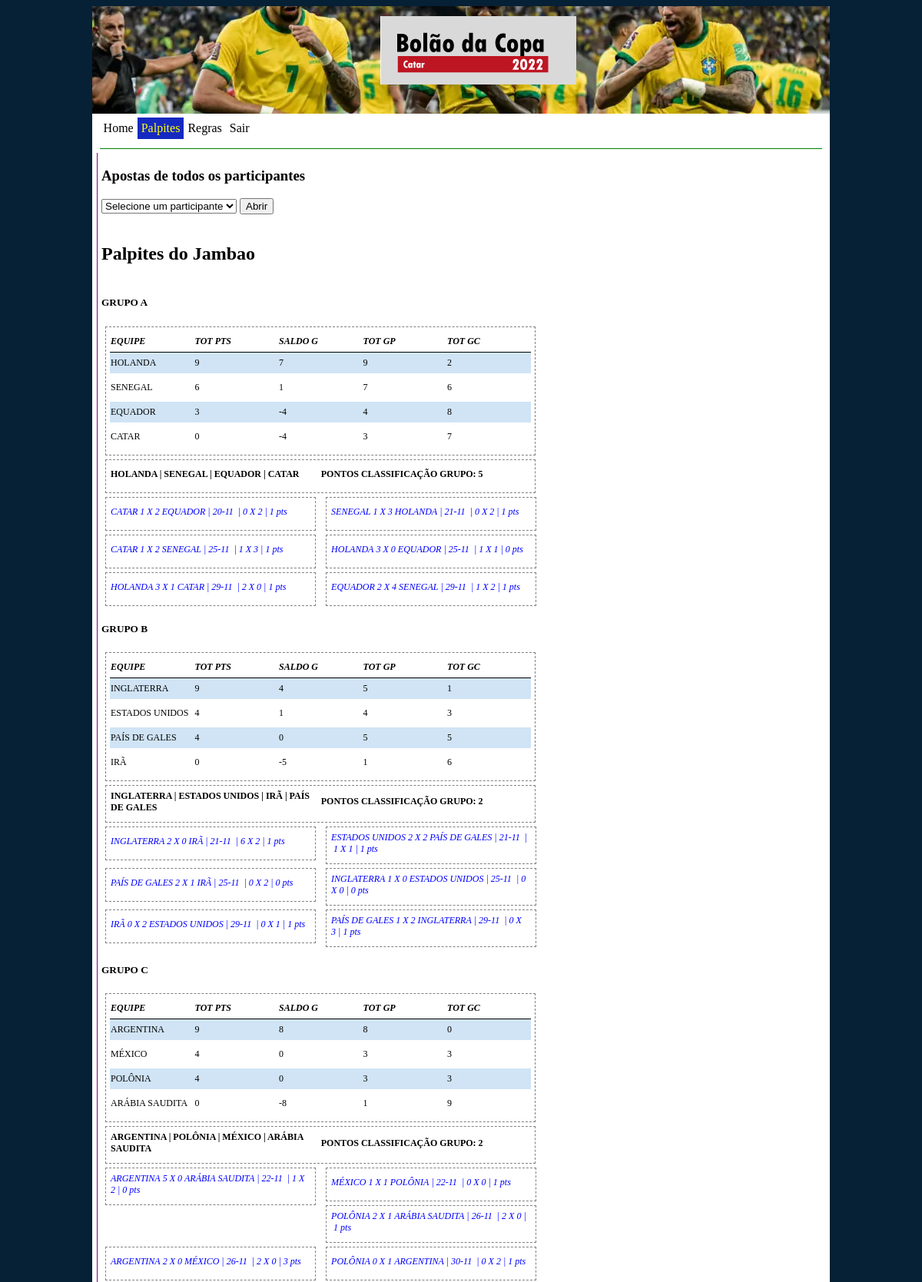
The app's page /kb_copa_mundo/codebase-copa-anterior/codebase-antigo-thin/codebase-antigo/all-bets.php (signed in, upper part) with its own data.
### tables this page shows
CREATE TABLE IF NOT EXISTS `bets` (
  `USERID` int(11) DEFAULT NULL,
  `GAME_ID` int(11) DEFAULT NULL,
  `SCORE_A` int(11) DEFAULT NULL,
  `SCORE_B` int(11) DEFAULT NULL,
  `BET_POINTS` int(11) DEFAULT NULL,
  KEY `Index 1` (`USERID`)
);

CREATE TABLE IF NOT EXISTS `users` (
  `USERID` int(11) NOT NULL AUTO_INCREMENT,
  `USERNAME` varchar(255) NOT NULL,
  `USEREMAIL` varchar(255) NOT NULL,
  `USERNICKNAME` varchar(100) NOT NULL,
  `USERPASSWORD` varchar(20) NOT NULL,
  `USERLOCATION` varchar(255) NOT NULL,
  `CHAMPION` varchar(255) NOT NULL,
  `SEMIFINALIST_1` varchar(255) NOT NULL,
  `SEMIFINALIST_2` varchar(255) NOT NULL,
  `SEMIFINALIST_3` varchar(255) NOT NULL,
  `STRIKER` varchar(255) NOT NULL,
  `STRIKER_GOALS` int(11) NOT NULL,
  PRIMARY KEY (`USERID`)
);

CREATE TABLE IF NOT EXISTS `master` (
  `GAME_ID` int(11) DEFAULT NULL,
  `PHASE_ID` char(2) DEFAULT NULL,
  `TEAM_A` char(50) DEFAULT NULL,
  `TEAM_B` char(50) DEFAULT NULL,
  `SCORE_A` int(11) DEFAULT NULL,
  `SCORE_B` int(11) DEFAULT NULL,
  `GAME_DATE` date DEFAULT NULL,
  `GAME_STATUS` int(11) DEFAULT NULL
);

### kb_copa_mundo/codebase-copa-anterior/codebase-antigo-thin/codebase-antigo/action/selected-showbets.php (the view, shortened to what this page needs)
<?php
$dbservername = "localhost";
$dbusername = "root";
$dbpassword = "";
$dbname = "cup2018";
if ( isset ($_POST["cboUser"]) ){
	$selecteduser = $_POST["cboUser"];
} else{
	$selecteduser = $_SESSION["userid"];
}
$conn = new mysqli($dbservername, $dbusername, $dbpassword, $dbname);
$sql = "SELECT USERS.USERID, USERS.USERNICKNAME, USERS.USERLOCATION, USERS.CHAMPION, USERS.SEMIFINALIST_1, USERS.SEMIFINALIST_2,
USERS.SEMIFINALIST_3, USERS.STRIKER, USERS.STRIKER_GOALS, BETS.GAME_ID, BETS.SCORE_A, BETS.SCORE_B, BETS.BET_POINTS,
MASTER.PHASE_ID, MASTER.TEAM_A, MASTER.TEAM_B, MASTER.SCORE_A AS MASTER_SCORE_A, MASTER.SCORE_B AS MASTER_SCORE_B,
MASTER.GAME_DATE, MASTER.GAME_STATUS FROM USERS, BETS, MASTER WHERE USERS.USERID = BETS.USERID AND USERS.USERID=". $selecteduser ." AND BETS.GAME_ID = MASTER.GAME_ID AND MASTER.GAME_ID <= 64 ORDER BY MASTER.PHASE_ID, MASTER.GAME_ID";
$result = $conn->query($sql);
$x=0;
$grupo=null;
if ($result->num_rows > 0) {
	 while($row = $result->fetch_array(MYSQLI_ASSOC)){
			if ($x==0){
				echo "<h2>Palpites do ". $row["USERNICKNAME"] . "</h2>";
				$x=1;
			}
			if ($row["PHASE_ID"] != $grupo){
				$grupo =  $row["PHASE_ID"];
				$selectedid = $selecteduser;
				$selectedgroup = $row["PHASE_ID"];
				echo "<div id='layout-home-content-70'>";
					if ($selectedgroup == "I") {
						echo "<h5> OITAVAS DE FINAL</h5>";
					} elseif ($selectedgroup == "J") {
						echo "<h5> QUARTAS DE FINAL</h5>";
					} elseif ($selectedgroup == "K") {
						echo "<h5> SEMIFINAIS</h5>";
					} elseif ($selectedgroup == "L") {
						echo "<h5> FINAIS</h5>";
					}else {
						echo "<h5> GRUPO ". $row["PHASE_ID"] . "</h5>";
						include "./action/showgrouporder.php";
						include "./action/showgrouppoints.php";
					}
				echo "</div>";
			}
				echo "<div id='layout-home-content-48'>";
				echo "<table>";
				echo "<tr>";
				if ($row["GAME_STATUS"] == 0){
					echo "<td>";
				} else {
					echo "<td class='o-game-done'>";
				}
				echo utf8_encode($row["TEAM_A"]);
				if ($selectedgroup == "M") {
					echo utf8_encode("?");
					echo " X ";
					echo utf8_encode("?");
				} else {
					if ($selectedgroup == "XX") { echo " X "; } else {
					echo utf8_encode($row["SCORE_A"]);
					echo " X ";
					echo utf8_encode($row["SCORE_B"]);}
				}
				echo utf8_encode($row["TEAM_B"]);
				echo "|";
				$formateddate = new DateTime($row["GAME_DATE"]);
				echo $formateddate->format('d-m ') ;
				echo "|";
				if ($row["GAME_STATUS"] == 0){
					echo "N/R";
				}else{
					echo utf8_encode($row["MASTER_SCORE_A"]) . " X ". utf8_encode($row["MASTER_SCORE_B"]);
				}
				echo "|";
				if ($row["BET_POINTS"] == null){
					echo "";
				}else{
					echo utf8_encode($row["BET_POINTS"]) . " pts";
				}
				echo "</td>";
				echo "</tr>";
				echo "</table>";
				echo "</div>";
	 }
 }
else{
	echo "no bets to be displayed :(";
}
?>

### kb_copa_mundo/codebase-copa-anterior/codebase-antigo-thin/codebase-antigo/action/showgrouporder.php (shortened to what this page needs)
<?php
$dbservername = "localhost";
$dbusername = "root";
$dbpassword = "";
$dbname = "cup2018";
$conn2 = new mysqli($dbservername, $dbusername, $dbpassword, $dbname);
	$sql = "SELECT EQUIPE, SUM(PTS) AS TOT_PTS, SUM(GP) - SUM(GC) TOT_DIF, SUM(GP) AS TOT_GP, SUM(GC) AS TOT_GC FROM (SELECT TEAM_A AS EQUIPE, IF(BETS.SCORE_A>BETS.SCORE_B, 3, IF(BETS.SCORE_A<BETS.SCORE_B, 0, 1)) AS PTS, BETS.SCORE_A AS GP, BETS.SCORE_B AS GC FROM BETS, MASTER WHERE BETS.GAME_ID =  MASTER.GAME_ID AND BETS.USERID=" . $selectedid . " AND MASTER.PHASE_ID = '". $selectedgroup. "' UNION ALL SELECT TEAM_B AS EQUIPE, IF(BETS.SCORE_B>BETS.SCORE_A, 3, IF(BETS.SCORE_B<BETS.SCORE_A, 0, 1)) AS PTS, BETS.SCORE_B AS GP, BETS.SCORE_A AS GC
FROM BETS, MASTER WHERE BETS.GAME_ID =  MASTER.GAME_ID AND BETS.USERID=" . $selectedid . " AND MASTER.PHASE_ID = '". $selectedgroup."') AS DADO GROUP BY DADO.EQUIPE ORDER BY 2 DESC, 3 DESC, 4 DESC, 1";
	echo "<table>";
	echo "<tr>";
		echo "<th>EQUIPE</th>";
		echo "<th>TOT PTS</th>";
		echo "<th>SALDO G</th>";
		echo "<th>TOT GP</th>";
		echo "<th>TOT GC</th>";
	echo "</tr>";
$result2 = $conn2->query($sql);
if ($result2->num_rows > 0) {
	 while($row2 = $result2->fetch_array(MYSQLI_ASSOC)){
			echo "<tr>";
				echo "<td class='o-col-44px'>". utf8_encode($row2["EQUIPE"]). "</td>";
				echo "<td class='o-col-44px'>". utf8_encode($row2["TOT_PTS"]). "</td>";
				echo "<td class='o-col-44px'>". utf8_encode($row2["TOT_DIF"]). "</td>";
				echo "<td class='o-col-44px'>". utf8_encode($row2["TOT_GP"]). "</td>";
				echo "<td class='o-col-44px'>". utf8_encode($row2["TOT_GC"]). "</td>";
			echo "</tr>";
	 }
 }
 else {
 	echo "nothing...";
 }
 echo "</table>";
?>

### kb_copa_mundo/codebase-copa-anterior/codebase-antigo-thin/codebase-antigo/action/showgrouppoints.php (shortened to what this page needs)
<?php
$dbservername = "localhost";
$dbusername = "root";
$dbpassword = "";
$dbname = "cup2018";
$conn2 = new mysqli($dbservername, $dbusername, $dbpassword, $dbname);
if ($selectedgroup=="A") {
	$mygroupid = 70;
	$grouporder = "HOLANDA | SENEGAL | EQUADOR | CATAR";
}
 elseif ($selectedgroup=="B"){
	$mygroupid = 71;
	$grouporder = "INGLATERRA | ESTADOS UNIDOS | IRÃ | PAÍS DE GALES";
}
 elseif ($selectedgroup=="C"){
	$mygroupid = 72;
	$grouporder = "ARGENTINA | POLÔNIA | MÉXICO | ARÁBIA SAUDITA";
}
 elseif ($selectedgroup=="D"){
	$mygroupid = 73;
	$grouporder = "FRANÇA | AUSTRALIA | TUNÍSIA | DINAMARCA";
}
 elseif ($selectedgroup=="E"){
	$mygroupid = 74;
	$grouporder = "JAPÃO | ESPANHA | ALEMANHA | COSTA RICA";
}
 elseif ($selectedgroup=="F"){
	$mygroupid = 75;
	$grouporder = "MARROCOS | CROÁCIA | BÉLGICA | CANADÁ";
}
 elseif ($selectedgroup=="G"){
	$mygroupid = 76;
	$grouporder = "BRASIL | SUÍÇA | CAMARÕES | SÉRVIA";
}
 elseif ($selectedgroup=="H"){
	$mygroupid = 77;
	$grouporder = "PORTUGAL | CORÉIA DO SUL | URUGUAI | GANA";
}
	$sql = "SELECT BET_POINTS FROM BETS WHERE BETS.USERID=" . $selectedid . " AND BETS.GAME_ID = ". $mygroupid;
	echo "<table>";
$result2 = $conn2->query($sql);
if ($result2->num_rows > 0) {
	 while($row2 = $result2->fetch_array(MYSQLI_ASSOC)){
			echo "<tr>";
				echo "<td class='o-col-44px'><strong>". $grouporder. "</strong></td>";
				echo "<td class='o-col-44px'><strong> PONTOS CLASSIFICAÇÃO GRUPO: ". utf8_encode($row2["BET_POINTS"]). "</strong></td>";
			echo "</tr>";
	 }
 }
 else {
 }
 echo "</table>";
?>

### kb_copa_mundo/codebase-copa-anterior/codebase-antigo-thin/codebase-antigo/css/global.css (style rules this page uses)
.o-col-44px { width: 30px; }
table { border-style: dashed; table-layout: fixed; border-width: 1px; border-spacing: 0; margin-top: 5px; margin-left: 5px; width: 96%; padding: 5px 5px 5px 5px; font-size: 12px; }
tr:nth-child(even) { background-color: #D0E4F5; }
tr:nth-child(odd) { background-color: white; }
th { border-style: solid; border-width: 1px; border-color: black; border-left: none; border-right: none; border-top: none; height: 25px; text-align: left; font-style: italic; font-weight: bold; }
td { border-style: solid; border-width: 5px; border-color: white; border-left: none; border-right: none; border-top: none; height: 25px; }
#layout-home-content-48 { border-style: solid; border-top: none; border-left: none; border-right: none; border-bottom: none; border-width: 1px; border-color: purple; width: 45%; margin-right: 2px; float: left; }
#layout-home-content-70 { border-style: solid; border-top: none; border-left: none; border-bottom: none; border-right: none; border-width: 1px; border-color: purple; width: 92%; margin-right: 2px; float: left; }
.o-game-done { font-size: 12px; color: blue; font-style: italic; }

### records on screen
bets: USERID.USERNICKNAME "Jambao", GAME_ID.PHASE_ID "A", EQUIPE "HOLANDA", TOT_PTS "9", TOT_DIF "7", TOT_GP "9", TOT_GC "2", EQUIPE "SENEGAL", TOT_PTS "6", TOT_DIF "1", TOT_GP "7", TOT_GC "6", EQUIPE "EQUADOR", TOT_PTS "3", TOT_DIF "-4", TOT_GP "4", TOT_GC "8", EQUIPE "CATAR", TOT_PTS "0", TOT_GP "3", TOT_GC "7", GAME_ID.TEAM_A "CATAR", SCORE_A "1", SCORE_B "2", GAME_ID.TEAM_B "EQUADOR", GAME_ID.GAME_DATE "20-11", GAME_ID.SCORE_A "0", GAME_ID.SCORE_B "2", BET_POINTS "1"
bets: BET_POINTS "5"
master: PHASE_ID "HOLANDA | SENEGAL | EQUADOR | CATAR"
bets: GAME_ID.TEAM_A "SENEGAL", SCORE_A "1", SCORE_B "3", GAME_ID.TEAM_B "HOLANDA", GAME_ID.GAME_DATE "21-11", GAME_ID.SCORE_A "0", GAME_ID.SCORE_B "2", BET_POINTS "1"
bets: GAME_ID.TEAM_A "CATAR", SCORE_A "1", SCORE_B "2", GAME_ID.TEAM_B "SENEGAL", GAME_ID.GAME_DATE "25-11", GAME_ID.SCORE_A "1", GAME_ID.SCORE_B "3", BET_POINTS "1"
bets: GAME_ID.TEAM_A "HOLANDA", SCORE_A "3", SCORE_B "0", GAME_ID.TEAM_B "EQUADOR", GAME_ID.GAME_DATE "25-11", GAME_ID.SCORE_A "1", GAME_ID.SCORE_B "1", BET_POINTS "0"
bets: GAME_ID.TEAM_A "HOLANDA", SCORE_A "3", SCORE_B "1", GAME_ID.TEAM_B "CATAR", GAME_ID.GAME_DATE "29-11", GAME_ID.SCORE_A "2", GAME_ID.SCORE_B "0", BET_POINTS "1"
bets: GAME_ID.TEAM_A "EQUADOR", SCORE_A "2", SCORE_B "4", GAME_ID.TEAM_B "SENEGAL", GAME_ID.GAME_DATE "29-11", GAME_ID.SCORE_A "1", GAME_ID.SCORE_B "2", BET_POINTS "1"
bets: GAME_ID.PHASE_ID "B", EQUIPE "INGLATERRA", TOT_PTS "9", TOT_DIF "4", TOT_GP "5", TOT_GC "1", EQUIPE "ESTADOS UNIDOS", TOT_PTS "4", TOT_DIF "1", TOT_GP "4", TOT_GC "3", EQUIPE "PAÍS DE GALES", TOT_DIF "0", TOT_GC "5", EQUIPE "IRÃ", TOT_PTS "0", TOT_DIF "-5", TOT_GP "1", TOT_GC "6", GAME_ID.TEAM_A "INGLATERRA", SCORE_A "2", SCORE_B "0", GAME_ID.TEAM_B "IRÃ", GAME_ID.GAME_DATE "21-11", GAME_ID.SCORE_A "6", GAME_ID.SCORE_B "2", BET_POINTS "1"
bets: BET_POINTS "2"
master: PHASE_ID "INGLATERRA | ESTADOS UNIDOS | IRÃ | PAÍS DE GALES"
bets: GAME_ID.TEAM_A "ESTADOS UNIDOS", SCORE_A "2", SCORE_B "2", GAME_ID.TEAM_B "PAÍS DE GALES", GAME_ID.GAME_DATE "21-11", GAME_ID.SCORE_A "1", GAME_ID.SCORE_B "1", BET_POINTS "1"
bets: GAME_ID.TEAM_A "PAÍS DE GALES", SCORE_A "2", SCORE_B "1", GAME_ID.TEAM_B "IRÃ", GAME_ID.GAME_DATE "25-11", GAME_ID.SCORE_A "0", GAME_ID.SCORE_B "2", BET_POINTS "0"
bets: GAME_ID.TEAM_A "INGLATERRA", SCORE_A "1", SCORE_B "0", GAME_ID.TEAM_B "ESTADOS UNIDOS", GAME_ID.GAME_DATE "25-11", GAME_ID.SCORE_A "0", GAME_ID.SCORE_B "0", BET_POINTS "0"
bets: GAME_ID.TEAM_A "IRÃ", SCORE_A "0", SCORE_B "2", GAME_ID.TEAM_B "ESTADOS UNIDOS", GAME_ID.GAME_DATE "29-11", GAME_ID.SCORE_A "0", GAME_ID.SCORE_B "1", BET_POINTS "1"
bets: GAME_ID.TEAM_A "PAÍS DE GALES", SCORE_A "1", SCORE_B "2", GAME_ID.TEAM_B "INGLATERRA", GAME_ID.GAME_DATE "29-11", GAME_ID.SCORE_A "0", GAME_ID.SCORE_B "3", BET_POINTS "1"
bets: GAME_ID.PHASE_ID "C", EQUIPE "ARGENTINA", TOT_PTS "9", TOT_DIF "8", TOT_GP "8", TOT_GC "0", EQUIPE "MÉXICO", TOT_PTS "4", TOT_DIF "0", TOT_GP "3", TOT_GC "3", EQUIPE "POLÔNIA", EQUIPE "ARÁBIA SAUDITA", TOT_PTS "0", TOT_DIF "-8", TOT_GP "1", TOT_GC "9", GAME_ID.TEAM_A "ARGENTINA", SCORE_A "5", SCORE_B "0", GAME_ID.TEAM_B "ARÁBIA SAUDITA", GAME_ID.GAME_DATE "22-11", GAME_ID.SCORE_A "1", GAME_ID.SCORE_B "2", BET_POINTS "0"
bets: BET_POINTS "2"
master: PHASE_ID "ARGENTINA | POLÔNIA | MÉXICO | ARÁBIA SAUDITA"
bets: GAME_ID.TEAM_A "MÉXICO", SCORE_A "1", SCORE_B "1", GAME_ID.TEAM_B "POLÔNIA", GAME_ID.GAME_DATE "22-11", GAME_ID.SCORE_A "0", GAME_ID.SCORE_B "0", BET_POINTS "1"
bets: GAME_ID.TEAM_A "POLÔNIA", SCORE_A "2", SCORE_B "1", GAME_ID.TEAM_B "ARÁBIA SAUDITA", GAME_ID.GAME_DATE "26-11", GAME_ID.SCORE_A "2", GAME_ID.SCORE_B "0", BET_POINTS "1"
bets: GAME_ID.TEAM_A "ARGENTINA", SCORE_A "2", SCORE_B "0", GAME_ID.TEAM_B "MÉXICO", GAME_ID.GAME_DATE "26-11", GAME_ID.SCORE_A "2", GAME_ID.SCORE_B "0", BET_POINTS "3"
bets: GAME_ID.TEAM_A "POLÔNIA", SCORE_A "0", SCORE_B "1", GAME_ID.TEAM_B "ARGENTINA", GAME_ID.GAME_DATE "30-11", GAME_ID.SCORE_A "0", GAME_ID.SCORE_B "2", BET_POINTS "1"
